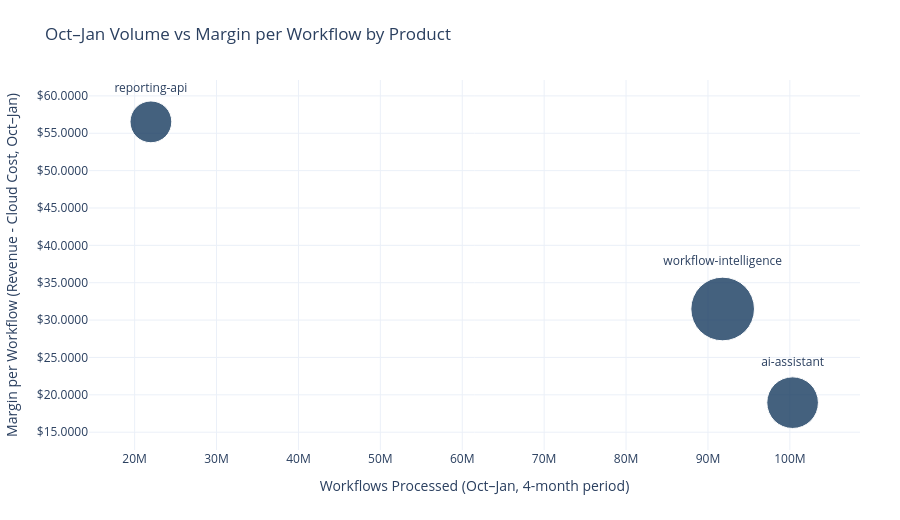

Write notebook code for a chart like this one.
### Code cell
scatter_df = (
    df.groupby("product_name", dropna=False)
      .agg({
          "forecast_baseline_cost": "sum",
          "monthly_revenue_proxy": "sum",
          "workflows_processed": "sum",
      })
      .reset_index()
)

scatter_df = scatter_df[scatter_df["workflows_processed"] > 0].copy()

scatter_df["cost_per_workflow"] = (
    scatter_df["forecast_baseline_cost"] / scatter_df["workflows_processed"]
)

scatter_df["revenue_per_workflow"] = (
    scatter_df["monthly_revenue_proxy"] / scatter_df["workflows_processed"]
)

scatter_df["margin_per_workflow"] = (
    scatter_df["revenue_per_workflow"] - scatter_df["cost_per_workflow"]
)

fig = px.scatter(
    scatter_df,
    x="workflows_processed",
    y="margin_per_workflow",
    size="forecast_baseline_cost",
    size_max=45,
    text="product_name",
    title="Oct–Jan Volume vs Margin per Workflow by Product",
)

fig.update_traces(
    textposition="top center",
    marker=dict(color="#163A5F", opacity=0.8, line=dict(color="#ffffff", width=1)),
    hovertemplate=(
        "<b>%{text}</b><br>"
        "Workflows processed: %{x:,.0f}<br>"
        "Margin per workflow: $%{y:,.4f}<br>"
        "Forecast baseline cost: $%{marker.size:,.0f}"
        "<extra></extra>"
    ),
)

fig.update_layout(
    template="plotly_white",
    height=520,
    xaxis_title="Workflows Processed (Oct–Jan, 4-month period)",
    yaxis_title="Margin per Workflow (Revenue - Cloud Cost, Oct–Jan)",
    yaxis_tickprefix="$",
    yaxis_tickformat=",.4f",
    plot_bgcolor="white",
    paper_bgcolor="white",
    margin=dict(l=80, r=40, t=80, b=70),
)

fig.show()

### Figure 1 — Plotly figure (JSON) as saved in the notebook; plotly's stock layout.template omitted (floating-point values rounded to 4 significant figures)
{"data": [{"hovertemplate": "<b>%{text}</b><br>Workflows processed: %{x:,.0f}<br>Margin per workflow: $%{y:,.4f}<br>Forecast baseline cost: $%{marker.size:,.0f}<extra></extra>", "legendgroup": "", "marker": {"color": "#163A5F", "line": {"color": "#ffffff", "width": 1}, "opacity": 0.8, "size": [271700000.0, 178100000.0, 413400000.0], "sizemode": "area", "sizeref": 204100.0, "symbol": "circle"}, "mode": "markers+text", "name": "", "orientation": "v", "showlegend": false, "text": ["ai-assistant", "reporting-api", "workflow-intelligence"], "textposition": "top center", "type": "scatter", "x": [100335822, 21985528, 91795814], "xaxis": "x", "y": [18.95, 56.53, 31.49], "yaxis": "y"}], "layout": {"height": 520, "legend": {"itemsizing": "constant", "tracegroupgap": 0}, "margin": {"b": 70, "l": 80, "r": 40, "t": 80}, "paper_bgcolor": "white", "plot_bgcolor": "white", "title": {"text": "Oct–Jan Volume vs Margin per Workflow by Product"}, "xaxis": {"anchor": "y", "domain": [0, 1], "title": {"text": "Workflows Processed (Oct–Jan, 4-month period)"}}, "yaxis": {"anchor": "x", "domain": [0, 1], "tickformat": ",.4f", "tickprefix": "$", "title": {"text": "Margin per Workflow (Revenue - Cloud Cost, Oct–Jan)"}}}}
